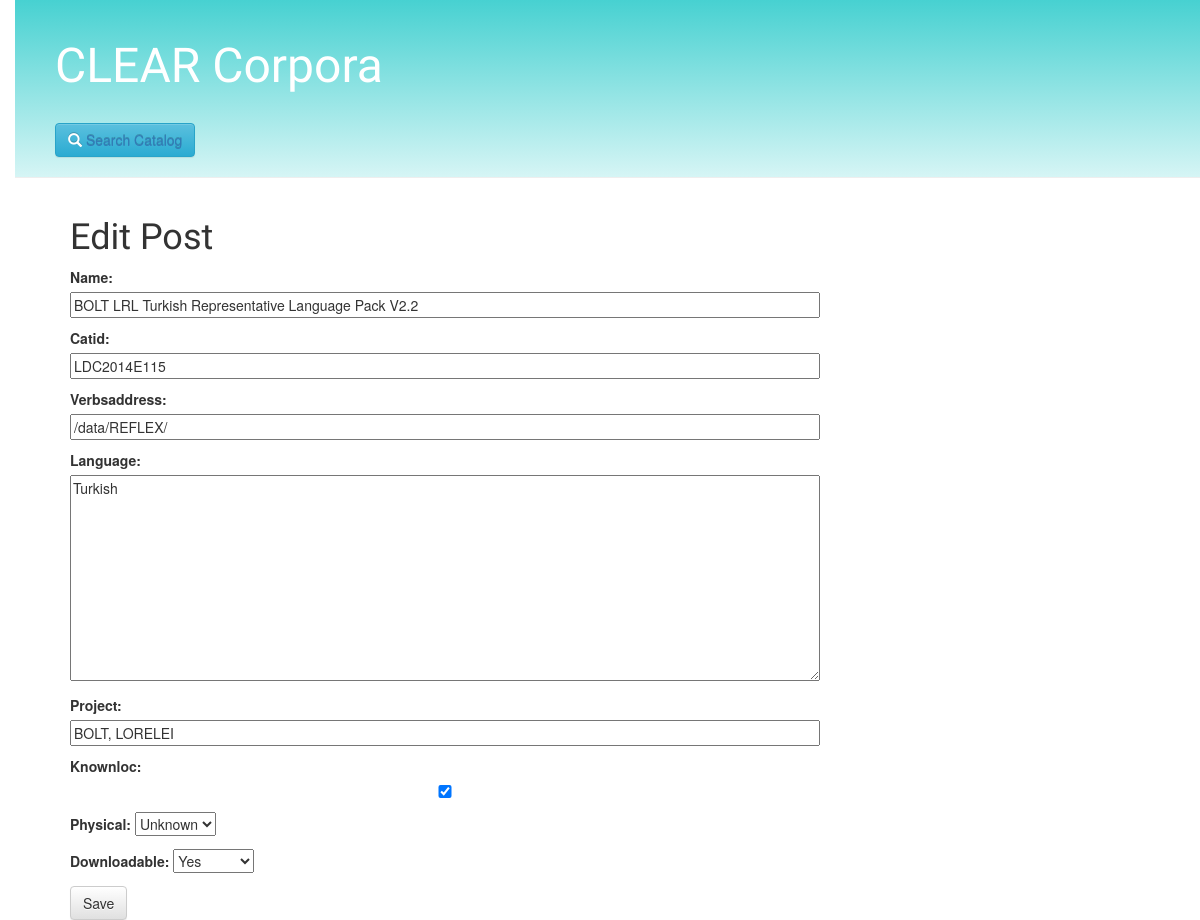
The page /post/906/edit/ on the database as committed earlier.
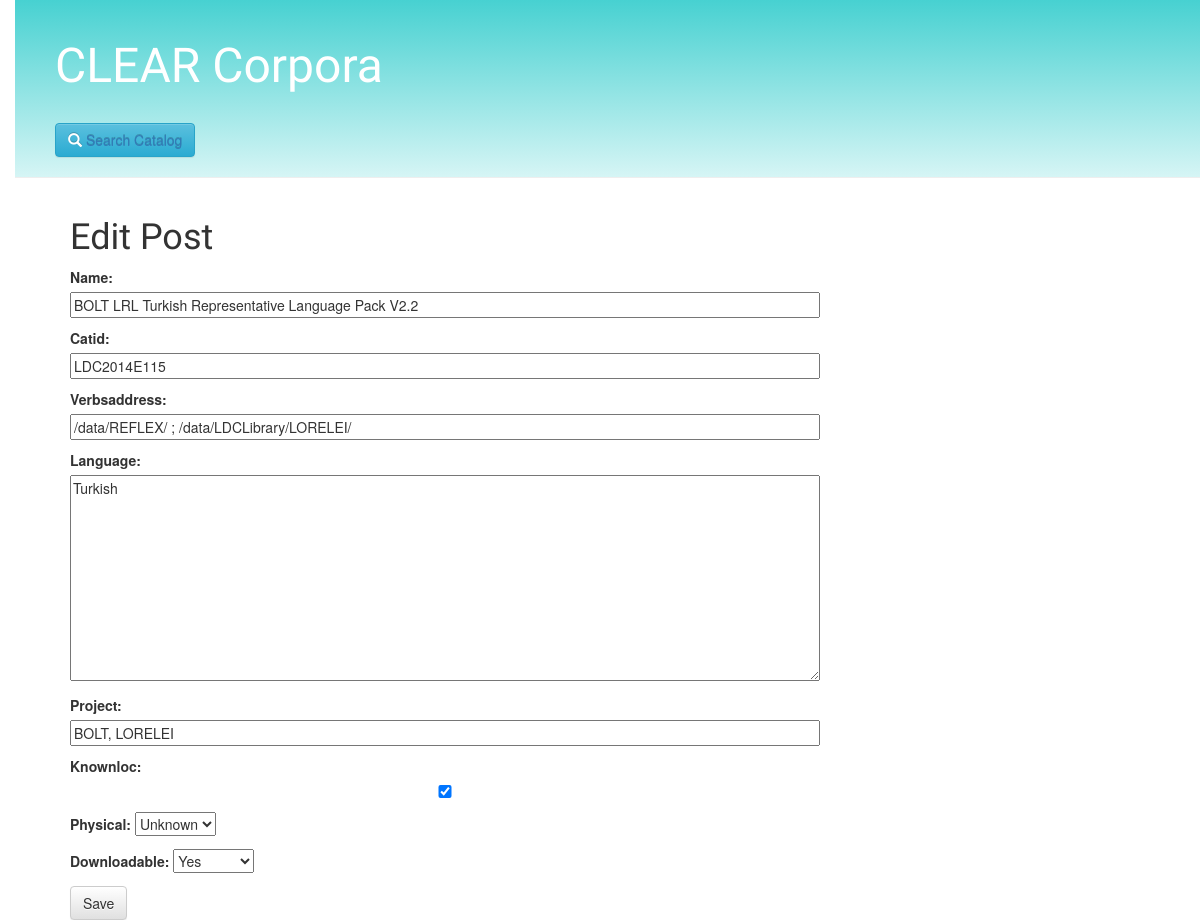
The same page on the database as committed later.
### corpusbank/models.py (models this page shows)
class Corpusobject(models.Model):
    catid = models.CharField(max_length=30)
    name = models.CharField(max_length=100)
    knownloc = models.BooleanField()
    physical = models.NullBooleanField()
    verbsaddress = models.CharField(max_length=200, blank=True)
    downloadable = models.NullBooleanField()
    project = models.CharField(max_length=50, blank=True)
    corpustype = models.CharField(max_length=50, blank=True)
    language = models.TextField(blank=True)

### corpusbank/views.py (the view)
# urls.py: url(r'^post/(?P<pk>\d+)/edit/$', views.post_edit, name='post_edit'),
def post_edit(request, pk):
    post = get_object_or_404(Corpusobject, pk=pk)
    if request.method == "POST":
        form = PostForm(request.POST, instance=post)
        if form.is_valid():
            post = form.save(commit=False)
            post.save()
            return redirect('post_detail', pk=post.pk)
    else:
        form = PostForm(instance=post)
    return render(request, 'corpusbank/post_edit.html', {'form': form})

### corpusbank/forms.py
class PostForm(forms.ModelForm):
    class Meta:
        model = Corpusobject
        fields = ('name', 'catid', 'verbsaddress', 'language', 'project', 'knownloc', 'physical', 'downloadable', 'project')

### corpusbank/templates/corpusbank/post_edit.html
{% extends 'corpusbank/base.html' %}
{% block content %}
    <h1>Edit Post</h1>
    <form method="POST" class="post-form">{% csrf_token %}
        {{ form.as_p }}
        <button type="submit" class="save btn btn-default">Save</button>
    </form>
{% endblock %}

Rows that differ between the two databases and show on the page:
changed Corpusobject "BOLT LRL Turkish Representative Language Pack V2.2": verbsaddress "/data/REFLEX/" → "/data/REFLEX/ ; /data/LDCLibrary/LORELEI/"
